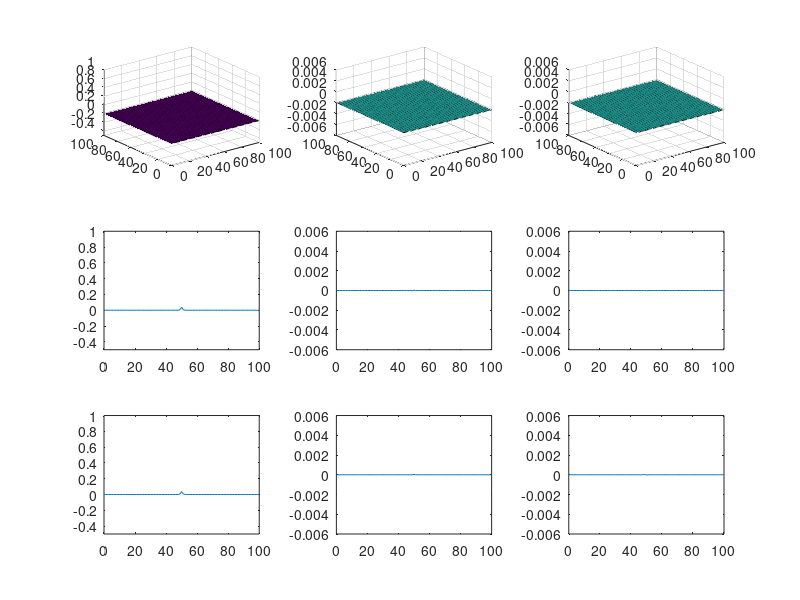

Write MATLAB code to recreate this figure. (Note: this script raises an error after producing the figure.)
Ez = zeros(2, 101, 101);
Hy = zeros(2, 101, 101);
Hx = zeros(2, 101, 101);

mio = 4e-7 * pi;
eo = 8.854e-12;

delt = 0;
deltstar = 0;

mi = 10;
delta = 3.5;

c = 1 / sqrt(mio * eo);

dx = 1;
dy = dx;
dt = dx / (c * sqrt(2));

x = 0:dx:100;

us = cat(2, exp((-1 / 2) * ((x - mi) / delta).^2) ./ (delta * sqrt( 2 * pi)), zeros(1, 10000));

us = us / max(us);
Ez(1, 51, 51) = us(1);

n = 2;

Ca = (1 - (delt * dt) / (2 * eo)) / (1 + (delt * dt) / (2 * eo));
Cb = (dt / (eo * dx)) / (1 + (delt * dt) / (2 * eo));

Da = (1 - (deltstar * dt) / (2 * mio)) / (1 + (deltstar * dt) / (2 * mio));
Db = (dt / (mio * dx)) / (1 + (deltstar * dt) / (2 * mio));

ax1 = subplot(3, 3, 1);
ax2 = subplot(3, 3, 2);
ax3 = subplot(3, 3, 3);
ax4 = subplot(3, 3, 4);
ax5 = subplot(3, 3, 5);
ax6 = subplot(3, 3, 6);
ax7 = subplot(3, 3, 7);
ax8 = subplot(3, 3, 8);
ax9 = subplot(3, 3, 9);

while 1
    
    for i=1:101
        for j=1:101
            if (i ~= 101)
                Hy(n, i, j) = Da * Hy(n - 1, i, j) + Db * (Ez(n - 1, i + 1, j) - Ez(n - 1, i, j));
                if (i == 2)
                    Hy(n, i - 1, j) = Hy(n, i, j);
                end
            else
                Hy(n, i, j) = Hy(n, i - 1, j);
            end
        end
    end
    
    for i=1:101
        for j=1:101
            if (j ~= 101)
                Hx(n, i, j) = Da * Hx(n - 1, i, j) + Db * (Ez(n - 1, i, j) - Ez(n - 1, i, j + 1));
                if (j == 2)
                    Hx(n, i, j + 1) = Hx(n, i, j);
                end
            else
                Hx(n, i, j) = Hx(n, i, j - 1);
            end
        end
    end
    
    for i=1:101
       for j=1:101
          if (i == 1 || j == 1 || i == 101 || j == 101)
              Ez(n, i, j) = 0;
          else
            Ez(n, i, j) = Ca * Ez(n - 1, i, j) + Cb * (Hy(n, i, j) - Hy(n, i - 1, j) + Hx(n, i, j - 1) - Hx(n, i, j));
          end
       end
    end
    
    Ez(n, 51, 51) = us(n);
    
    s1 = surf(ax1, x, x, reshape(Ez(n, :, :), 101, 101));
    s2 = surf(ax2, x, x, reshape(Hx(n, :, :), 101, 101));
    s3 = surf(ax3, x, x, reshape(Hy(n, :, :), 101, 101));
    
    plot(ax4, x, reshape(Ez(n, 51, :), 1, 101));
    plot(ax5, x, reshape(Hx(n, 51, :), 1, 101));
    plot(ax6, x, reshape(Hy(n, 51, :), 1, 101));
    
    plot(ax7, x, Ez(n, :, 51));
    plot(ax8, x, Hx(n, :, 51));
    plot(ax9, x, Hy(n, :, 51));
    
    axis(ax1, [0 100 0 100 -.5 1])
    axis(ax2, [0 100 0 100 -6e-3 6e-3])
    axis(ax3, [0 100 0 100 -6e-3 6e-3])
    axis(ax4, [0 100 -.5 1])
    axis(ax5, [0 100 -6e-3 6e-3])
    axis(ax6, [0 100 -6e-3 6e-3])
    axis(ax7, [0 100 -.5 1])
    axis(ax8, [0 100 -6e-3 6e-3])
    axis(ax9, [0 100 -6e-3 6e-3])
    
    s1.EdgeColor = 'none';
    s1.FaceColor = 'interp';
    s2.EdgeColor = 'none';
    s2.FaceColor = 'interp';
    s3.EdgeColor = 'none';
    s3.FaceColor = 'interp';
    
    pause(.01)

    n = n + 1;
    
    if (n == 100)
        break;
    end
end